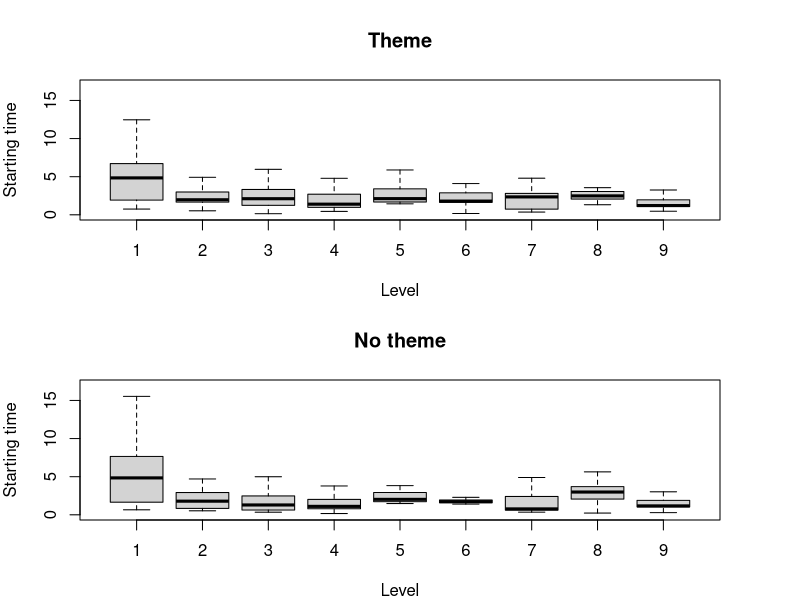

Source code (R):
database <- read.csv("database.csv")
themeData <- database[database$theme == 1 & database$won == 1, ]
noThemeData <- database[database$theme == 0 & database$won == 1, ]

par(mfrow = c(2, 1)) # definieer een layout met 1 rij en 2 cols
par(mar = c(4, 4, 4, 4)) # definieer de breedte van de marges
lmts <- range(0,17)
boxplot(startTime ~ level,
        data = themeData,
        outline = FALSE,
        main = "Theme",
        ylim=lmts,
        xlab = "Level",
        ylab = "Starting time")
boxplot(startTime ~ level,
        data = noThemeData,
        outline = FALSE,
        main = "No theme",
        ylim=lmts,
        xlab = "Level",
        ylab = "Starting time")